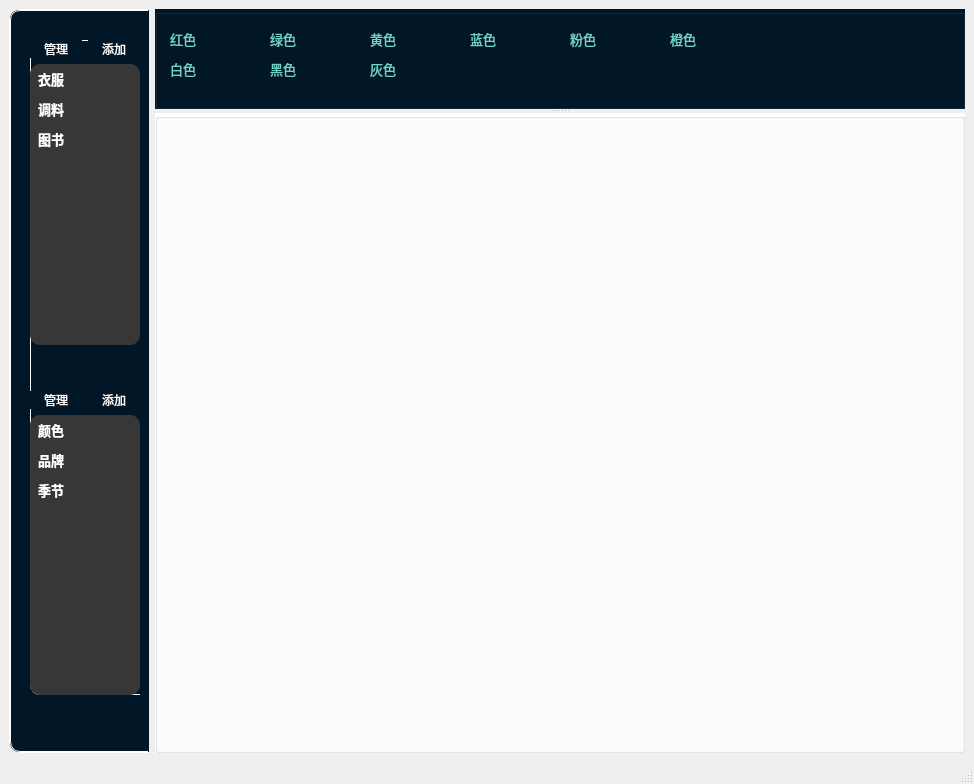
<?xml version="1.0" encoding="UTF-8"?>
<ui version="4.0">
 <class>MainWindow</class>
 <widget class="QMainWindow" name="MainWindow">
  <property name="enabled">
   <bool>true</bool>
  </property>
  <property name="geometry">
   <rect>
    <x>0</x>
    <y>0</y>
    <width>974</width>
    <height>784</height>
   </rect>
  </property>
  <property name="font">
   <font>
    <pointsize>10</pointsize>
   </font>
  </property>
  <property name="windowTitle">
   <string>家庭管家系统</string>
  </property>
  <property name="tabShape">
   <enum>QTabWidget::Rounded</enum>
  </property>
  <property name="dockNestingEnabled">
   <bool>false</bool>
  </property>
  <widget class="QWidget" name="centralwidget">
   <layout class="QGridLayout" name="gridLayout_2">
    <item row="0" column="0">
     <layout class="QHBoxLayout" name="horizontalLayout_3">
      <item>
       <widget class="QScrollArea" name="scrollArea">
        <property name="maximumSize">
         <size>
          <width>140</width>
          <height>16777215</height>
         </size>
        </property>
        <property name="styleSheet">
         <string notr="true">background-color:rgb(1,22,39);
color:white;
border-top:1px solid white;
border-bottom:1px solid white;
border-left:1px solid white;
border-top-left-radius:10px;
border-bottom-left-radius:10px;</string>
        </property>
        <property name="widgetResizable">
         <bool>true</bool>
        </property>
        <widget class="QWidget" name="scrollAreaWidgetContents_2">
         <property name="geometry">
          <rect>
           <x>0</x>
           <y>0</y>
           <width>138</width>
           <height>707</height>
          </rect>
         </property>
         <widget class="QWidget" name="layoutWidget">
          <property name="geometry">
           <rect>
            <x>20</x>
            <y>30</y>
            <width>110</width>
            <height>655</height>
           </rect>
          </property>
          <layout class="QVBoxLayout" name="verticalLayout">
           <item>
            <layout class="QHBoxLayout" name="horizontalLayout">
             <property name="sizeConstraint">
              <enum>QLayout::SetNoConstraint</enum>
             </property>
             <item>
              <widget class="QPushButton" name="button_manager">
               <property name="styleSheet">
                <string notr="true">border:none;
color:white;</string>
               </property>
               <property name="text">
                <string>管理</string>
               </property>
              </widget>
             </item>
             <item>
              <widget class="QPushButton" name="button_add">
               <property name="styleSheet">
                <string notr="true">border:none;
color:white;
font: 7pt &quot;AcadEref&quot;;</string>
               </property>
               <property name="text">
                <string>添加</string>
               </property>
              </widget>
             </item>
            </layout>
           </item>
           <item>
            <widget class="QListWidget" name="listWidget">
             <property name="minimumSize">
              <size>
               <width>0</width>
               <height>200</height>
              </size>
             </property>
             <property name="font">
              <font>
               <family>AcadEref</family>
               <pointsize>10</pointsize>
               <weight>75</weight>
               <bold>true</bold>
              </font>
             </property>
             <property name="styleSheet">
              <string notr="true">.QListWidget{
	background-color: rgb(55,55,55);
	border-radius:10px;
	padding:5px;
	border:none;
	height: 200;
}
.QListWidget::Item{
	font: 10pt &quot;仿宋&quot;;
	color:white;
	font-weight:bold;
}</string>
             </property>
             <property name="iconSize">
              <size>
               <width>0</width>
               <height>0</height>
              </size>
             </property>
             <property name="gridSize">
              <size>
               <width>0</width>
               <height>30</height>
              </size>
             </property>
             <item>
              <property name="text">
               <string>衣服</string>
              </property>
             </item>
             <item>
              <property name="text">
               <string>调料</string>
              </property>
              <property name="font">
               <font>
                <weight>75</weight>
                <bold>true</bold>
               </font>
              </property>
              <property name="background">
               <brush brushstyle="NoBrush">
                <color alpha="255">
                 <red>255</red>
                 <green>255</green>
                 <blue>255</blue>
                </color>
               </brush>
              </property>
              <property name="foreground">
               <brush brushstyle="NoBrush">
                <color alpha="255">
                 <red>255</red>
                 <green>255</green>
                 <blue>255</blue>
                </color>
               </brush>
              </property>
             </item>
             <item>
              <property name="text">
               <string>图书</string>
              </property>
              <property name="font">
               <font>
                <weight>75</weight>
                <bold>true</bold>
               </font>
              </property>
              <property name="background">
               <brush brushstyle="NoBrush">
                <color alpha="255">
                 <red>255</red>
                 <green>255</green>
                 <blue>255</blue>
                </color>
               </brush>
              </property>
              <property name="foreground">
               <brush brushstyle="NoBrush">
                <color alpha="255">
                 <red>255</red>
                 <green>255</green>
                 <blue>255</blue>
                </color>
               </brush>
              </property>
             </item>
            </widget>
           </item>
           <item>
            <spacer name="horizontalSpacer">
             <property name="orientation">
              <enum>Qt::Horizontal</enum>
             </property>
             <property name="sizeType">
              <enum>QSizePolicy::MinimumExpanding</enum>
             </property>
             <property name="sizeHint" stdset="0">
              <size>
               <width>40</width>
               <height>40</height>
              </size>
             </property>
            </spacer>
           </item>
           <item>
            <layout class="QHBoxLayout" name="horizontalLayout_2">
             <item>
              <widget class="QPushButton" name="button_manager_2">
               <property name="styleSheet">
                <string notr="true">border:none;
color:white;</string>
               </property>
               <property name="text">
                <string>管理</string>
               </property>
              </widget>
             </item>
             <item>
              <widget class="QPushButton" name="button_add_2">
               <property name="styleSheet">
                <string notr="true">border:none;
color:white;
font: 7pt &quot;AcadEref&quot;;</string>
               </property>
               <property name="text">
                <string>添加</string>
               </property>
              </widget>
             </item>
            </layout>
           </item>
           <item>
            <widget class="QListWidget" name="listWidget_2">
             <property name="minimumSize">
              <size>
               <width>0</width>
               <height>200</height>
              </size>
             </property>
             <property name="font">
              <font>
               <family>仿宋 white</family>
               <pointsize>10</pointsize>
               <weight>50</weight>
               <italic>false</italic>
               <bold>false</bold>
              </font>
             </property>
             <property name="styleSheet">
              <string notr="true">background-color: rgb(55,55,55);
font: 10pt &quot;仿宋&quot; white;
border-radius:10px;
padding:5px;
border:none;</string>
             </property>
             <property name="gridSize">
              <size>
               <width>0</width>
               <height>30</height>
              </size>
             </property>
             <item>
              <property name="text">
               <string>颜色</string>
              </property>
              <property name="font">
               <font>
                <family>宋体</family>
                <weight>75</weight>
                <bold>true</bold>
               </font>
              </property>
              <property name="foreground">
               <brush brushstyle="NoBrush">
                <color alpha="255">
                 <red>255</red>
                 <green>255</green>
                 <blue>255</blue>
                </color>
               </brush>
              </property>
             </item>
             <item>
              <property name="text">
               <string>品牌</string>
              </property>
              <property name="font">
               <font>
                <weight>75</weight>
                <bold>true</bold>
               </font>
              </property>
              <property name="foreground">
               <brush brushstyle="NoBrush">
                <color alpha="255">
                 <red>255</red>
                 <green>255</green>
                 <blue>255</blue>
                </color>
               </brush>
              </property>
             </item>
             <item>
              <property name="text">
               <string>季节</string>
              </property>
              <property name="font">
               <font>
                <weight>75</weight>
                <bold>true</bold>
               </font>
              </property>
              <property name="foreground">
               <brush brushstyle="NoBrush">
                <color alpha="255">
                 <red>255</red>
                 <green>255</green>
                 <blue>255</blue>
                </color>
               </brush>
              </property>
             </item>
            </widget>
           </item>
          </layout>
         </widget>
        </widget>
       </widget>
      </item>
      <item>
       <widget class="QSplitter" name="splitter">
        <property name="orientation">
         <enum>Qt::Vertical</enum>
        </property>
        <widget class="QGroupBox" name="groupBox">
         <property name="minimumSize">
          <size>
           <width>0</width>
           <height>50</height>
          </size>
         </property>
         <property name="maximumSize">
          <size>
           <width>16777215</width>
           <height>100</height>
          </size>
         </property>
         <property name="styleSheet">
          <string notr="true">background-color:rgb(1,22,39);
</string>
         </property>
         <property name="title">
          <string/>
         </property>
         <layout class="QGridLayout" name="gridLayout">
          <item row="0" column="0">
           <widget class="QTableWidget" name="tableWidget">
            <property name="font">
             <font>
              <pointsize>10</pointsize>
              <weight>50</weight>
              <bold>false</bold>
             </font>
            </property>
            <property name="contextMenuPolicy">
             <enum>Qt::CustomContextMenu</enum>
            </property>
            <property name="toolTip">
             <string/>
            </property>
            <property name="styleSheet">
             <string notr="true">.QTableWidget::Item{
	color:#6FD3CA;
	
}
.QTableWidget{
	border:none;
}</string>
            </property>
            <property name="showGrid">
             <bool>false</bool>
            </property>
            <property name="wordWrap">
             <bool>false</bool>
            </property>
            <property name="cornerButtonEnabled">
             <bool>false</bool>
            </property>
            <attribute name="horizontalHeaderVisible">
             <bool>false</bool>
            </attribute>
            <attribute name="verticalHeaderVisible">
             <bool>false</bool>
            </attribute>
            <attribute name="verticalHeaderShowSortIndicator" stdset="0">
             <bool>false</bool>
            </attribute>
            <row>
             <property name="text">
              <string>1</string>
             </property>
            </row>
            <row>
             <property name="text">
              <string>2</string>
             </property>
            </row>
            <column>
             <property name="text">
              <string>New Column</string>
             </property>
            </column>
            <column>
             <property name="text">
              <string>1</string>
             </property>
            </column>
            <column>
             <property name="text">
              <string>2</string>
             </property>
            </column>
            <column>
             <property name="text">
              <string>3</string>
             </property>
            </column>
            <column>
             <property name="text">
              <string>4</string>
             </property>
            </column>
            <column>
             <property name="text">
              <string>6</string>
             </property>
            </column>
            <item row="0" column="0">
             <property name="text">
              <string>红色</string>
             </property>
            </item>
            <item row="0" column="1">
             <property name="text">
              <string>绿色</string>
             </property>
            </item>
            <item row="0" column="2">
             <property name="text">
              <string>黄色</string>
             </property>
            </item>
            <item row="0" column="3">
             <property name="text">
              <string>蓝色</string>
             </property>
            </item>
            <item row="0" column="4">
             <property name="text">
              <string>粉色</string>
             </property>
            </item>
            <item row="0" column="5">
             <property name="text">
              <string>橙色</string>
             </property>
            </item>
            <item row="1" column="0">
             <property name="text">
              <string>白色</string>
             </property>
            </item>
            <item row="1" column="1">
             <property name="text">
              <string>黑色</string>
             </property>
            </item>
            <item row="1" column="2">
             <property name="text">
              <string>灰色</string>
             </property>
            </item>
           </widget>
          </item>
         </layout>
        </widget>
        <widget class="QGroupBox" name="groupBox_2">
         <property name="styleSheet">
          <string notr="true">background-color: rgb(255, 255, 255);</string>
         </property>
         <property name="title">
          <string/>
         </property>
        </widget>
       </widget>
      </item>
     </layout>
    </item>
   </layout>
  </widget>
  <widget class="QMenuBar" name="menubar">
   <property name="geometry">
    <rect>
     <x>0</x>
     <y>0</y>
     <width>974</width>
     <height>26</height>
    </rect>
   </property>
  </widget>
  <widget class="QStatusBar" name="statusbar"/>
 </widget>
 <resources/>
 <connections/>
</ui>
